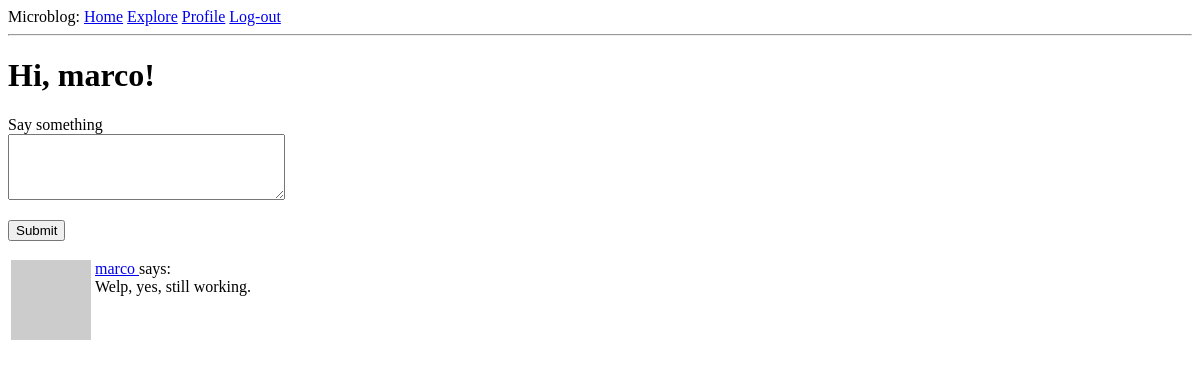
The page /index (signed in) on the database as committed earlier.
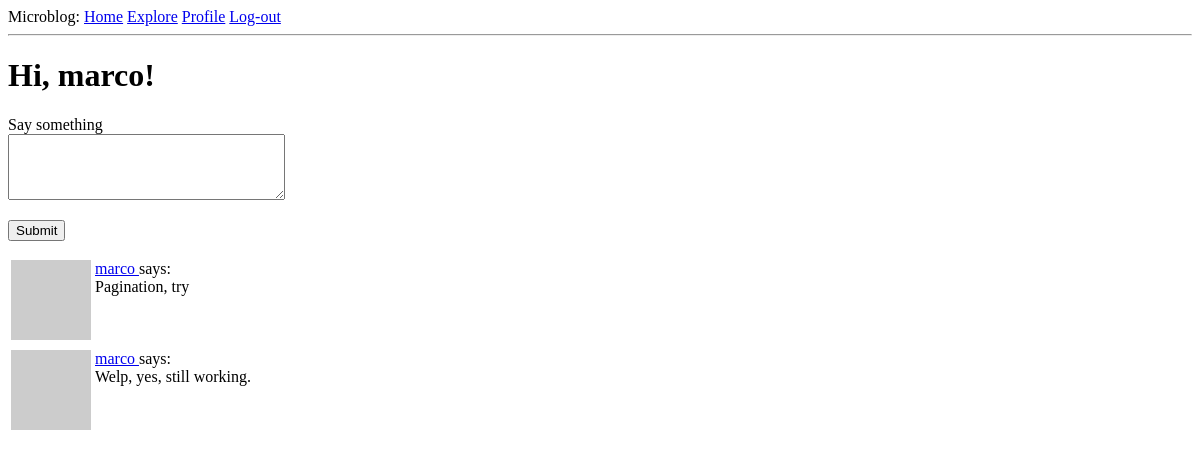
The same page on the database as committed later.
### app/models.py (models this page shows, shortened)
class Post(db.Model):
    id: so.Mapped[int] = so.mapped_column(primary_key=True)
    body: so.Mapped[str] = so.mapped_column(sa.String(140))
    timestamp: so.Mapped[datetime] = so.mapped_column(index=True, default=lambda: datetime.now(timezone.utc))
    user_id: so.Mapped[int] = so.mapped_column(sa.ForeignKey(User.id), index=True)
    author: so.Mapped[User] = so.relationship(back_populates='posts')

class User(UserMixin, db.Model):
    id: so.Mapped[int] = so.mapped_column(primary_key = True)
    username: so.Mapped[str] = so.mapped_column(sa.String(64), index=True, unique=True)
    email: so.Mapped[str] = so.mapped_column(sa.String(120), index=True, unique=True)
    password_hash: so.Mapped[Optional[str]] = so.mapped_column(sa.String(256))
    posts: so.WriteOnlyMapped['Post'] = so.relationship(back_populates='author')
    about_me: so.Mapped[Optional[str]] = so.mapped_column(sa.String(140))
    last_seen: so.Mapped[Optional[datetime]] = so.mapped_column(
        default=lambda: datetime.now(timezone.utc))
    def avatar(self, size):
        digest = md5(self.email.lower().encode('utf-8')).hexdigest()
        return f'https://www.gravatar.com/avatar/{digest}?d=identicon&s={size}'
    """
    Both relationships are defined with the so.WriteOnlyMapped type
    > secondary configures the association table that is used for this relationship, which I defined right above this class.
    > primaryjoin indicates the condition that links the entity to the association table. In the following relationship, the user has to match the follower_id attribute of the association table, so the condition reflects that.
    >  The followers.c.follower_id expression references the follower_id column of the association table. In the followers relationship, the roles are reversed, so the user must match the followed_id column.
    > secondaryjoin indicates the condition that links the association table to the user on the other side of the relationship. In the following relationship, the user has to match the followed_id column, and in the followers relationship, the user has to match the follower_id column.
    """
    following: so.WriteOnlyMapped['User'] = so.relationship(
        secondary=followers, primaryjoin=(followers.c.follower_id == id),
        secondaryjoin=(followers.c.followed_id == id),
        back_populates='followers')
    followers: so.WriteOnlyMapped['User'] = so.relationship(
        secondary=followers, primaryjoin=(followers.c.followed_id == id),
        secondaryjoin=(followers.c.follower_id == id),
        back_populates='following')
    """
    The is_following() method performs a query on the following relationship to see if a given user is already included in it. All write-only relationships have a select() method that constructs a query that returns all the elements in the relationship.

    The followers_count() and following_count() methods return the follower and following counts for the user. The sa.select() clause for these queries specify the sa.func.count() function from SQLAlchemy, to indicate that I want to get the result of a function.

    The select_from() clause is then added with the query that needs to be counted. Whenever a query is included as part of a larger query, SQLAlchemy requires the inner query to be converted to a sub-query by calling the subquery() method.
    """
    def is_following(self, user):
        query = self.following.select().where(followers.c.followed_id == user.id)
        return db.session.scalar(query) is not None
    def followers_count(self):
        query = sa.select(sa.func.count()).select_from(
            self.followers.select().subquery()
        )
        return db.session.scalar(query)
    def following_count(self):
        query = sa.select(sa.func.count()).select_from(
            self.following.select().subquery()
        )
        return db.session.scalar(query)
    """
    The select() portion of the query defines the entity that needs to be obtained, which in this case is posts. What I'm doing next is joining the entries in the posts table with the Post.author relationship.

    A join is a database operation that combines rows from two tables, according to a given criteria temporarily. When the join() clause is given a relationship as an argument, SQLAlchemy combines the rows from the left and right sides of the relationship.

    Effectively, what the join above does is create an extended table that provides access to posts, along with information about the author of each post.

    To be able to clearly tell SQLAlchemy how to join all these tables, I need to have a way to refer to users independently as authors and as followers. The so.aliased() calls are used to create two references to the User model that I can use in the query.
    """
    def following_posts(self):
        Author = so.aliased(User) # To combine the posts with their authors
        Follower = so.aliased(User) # To combine the posts with their followers
        return (
            sa.select(Post)
            .join(Post.author.of_type(Author)) # Matches the posts of their respective users
            .join(Author.followers.of_type(Follower), isouter=True) # The isouter=True option tells SQLAlchemy to use a left outer join instead, which preserves items from the left side that have no match on the right.
            .where(sa.or_(
                Follower.id == self.id, # or is a conditional statement
                Author.id == self.id
            )) # Filters unnecessary posts
            .group_by(Post) # This clause looks at the results after filtering has been done, and eliminates any duplicates of the provided arguments.
            .order_by(Post.timestamp.desc()) # Sorting
        )

### app/routes.py (the view, shortened to what this page needs)
@app.route('/', methods=['GET', 'POST']) # Decorators are used as callbacks for certain events
@app.route('/index', methods=['GET', 'POST'])
@login_required
def index():
	form = PostForm()
	page = request.args.get('page', 1, type=int)
	posts = db.paginate(current_user.following_posts(), page=page,
						per_page=app.config['POSTS_PER_PAGE'], error_out=False)
	return render_template('index.html', title='Home', form=form, posts=posts.items)

### app/forms.py
class PostForm(FlaskForm):
    post = TextAreaField('Say something', validators=[
        DataRequired(), Length(min=1, max=140)
    ])
    submit = SubmitField('Submit')

### app/models.py (called while the page is built)
@login.user_loader
def load_user(id):
    return db.session.get(User, int(id))

### app/routes.py (called while the page is built)
@app.before_request # Executes before the view function
def before_request():
	if current_user.is_authenticated:
		current_user.last_seen = datetime.now(timezone.utc)
		db.session.commit()

### app/templates/index.html (shortened to what this page needs)
{% extends "base.html" %}
{% block content %}
    <h1>Hi, {{ current_user.username }}!</h1>
    {% if form %}
    <form action="" method="post">
        <p>
            {{ form.post.label }}<br>
            {{ form.post(cols=32, rows=4)}}<br>
        </p>
        <p> {{ form.submit() }} </p>
    </form>
    {% endif %}
    {% for post in posts %}
        {% include '_post.html' %}
    {% endfor %}
{% endblock %}

### app/templates/_post.html
<table>
    <tr valign="top">
        <td><img src="{{ post.author.avatar(36)}}"></td>
        <td>
            <a href="{{ url_for('user', username=post.author.username) }}">
                {{ post.author.username }}
            </a>
            says:<br> {{ post.body }}
        </td>
    </tr>
</table>

Rows that differ between the two databases and show on the page:
added Post: author.username "marco", body "Pagination, try"
